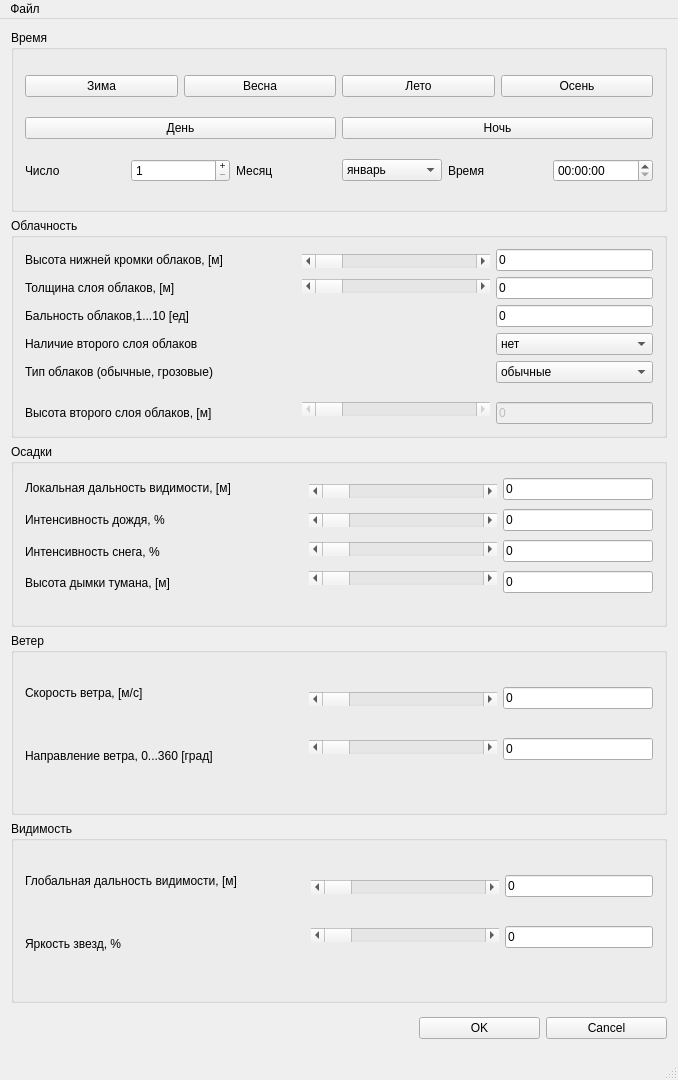
<?xml version="1.0" encoding="UTF-8"?>
<ui version="4.0">
 <class>meteoWindow</class>
 <widget class="QMainWindow" name="meteoWindow">
  <property name="windowModality">
   <enum>Qt::ApplicationModal</enum>
  </property>
  <property name="geometry">
   <rect>
    <x>0</x>
    <y>0</y>
    <width>678</width>
    <height>1080</height>
   </rect>
  </property>
  <property name="contextMenuPolicy">
   <enum>Qt::NoContextMenu</enum>
  </property>
  <property name="windowTitle">
   <string>Настройка условий окружающей обстановки</string>
  </property>
  <property name="layoutDirection">
   <enum>Qt::LeftToRight</enum>
  </property>
  <widget class="QWidget" name="centralWidget">
   <layout class="QVBoxLayout" name="verticalLayout_14">
    <item>
     <widget class="QGroupBox" name="mTimeGrB">
      <property name="minimumSize">
       <size>
        <width>0</width>
        <height>0</height>
       </size>
      </property>
      <property name="baseSize">
       <size>
        <width>0</width>
        <height>0</height>
       </size>
      </property>
      <property name="tabletTracking">
       <bool>false</bool>
      </property>
      <property name="contextMenuPolicy">
       <enum>Qt::NoContextMenu</enum>
      </property>
      <property name="acceptDrops">
       <bool>false</bool>
      </property>
      <property name="title">
       <string>Время</string>
      </property>
      <layout class="QVBoxLayout" name="verticalLayout_5">
       <item>
        <layout class="QHBoxLayout" name="horizontalLayout_5">
         <item>
          <widget class="QPushButton" name="mWinterPushB">
           <property name="text">
            <string>Зима</string>
           </property>
           <property name="checkable">
            <bool>true</bool>
           </property>
           <property name="checked">
            <bool>false</bool>
           </property>
          </widget>
         </item>
         <item>
          <widget class="QPushButton" name="mSpringPushB">
           <property name="text">
            <string>Весна</string>
           </property>
           <property name="checkable">
            <bool>true</bool>
           </property>
          </widget>
         </item>
         <item>
          <widget class="QPushButton" name="mSummerPushB">
           <property name="text">
            <string>Лето</string>
           </property>
           <property name="checkable">
            <bool>true</bool>
           </property>
          </widget>
         </item>
         <item>
          <widget class="QPushButton" name="mAutumnPushB">
           <property name="text">
            <string>Осень</string>
           </property>
           <property name="checkable">
            <bool>true</bool>
           </property>
          </widget>
         </item>
        </layout>
       </item>
       <item>
        <layout class="QHBoxLayout" name="horizontalLayout_7">
         <item>
          <widget class="QPushButton" name="mDayPushB">
           <property name="text">
            <string>День</string>
           </property>
           <property name="checkable">
            <bool>true</bool>
           </property>
          </widget>
         </item>
         <item>
          <widget class="QPushButton" name="mNightPushB">
           <property name="enabled">
            <bool>true</bool>
           </property>
           <property name="text">
            <string>Ночь</string>
           </property>
           <property name="checkable">
            <bool>true</bool>
           </property>
           <property name="checked">
            <bool>false</bool>
           </property>
           <property name="default">
            <bool>false</bool>
           </property>
          </widget>
         </item>
        </layout>
       </item>
       <item>
        <layout class="QHBoxLayout" name="horizontalLayout">
         <item>
          <widget class="QLabel" name="label_11">
           <property name="text">
            <string>Число</string>
           </property>
          </widget>
         </item>
         <item>
          <widget class="QSpinBox" name="day_spnB">
           <property name="baseSize">
            <size>
             <width>0</width>
             <height>1</height>
            </size>
           </property>
           <property name="cursor">
            <cursorShape>UpArrowCursor</cursorShape>
           </property>
           <property name="buttonSymbols">
            <enum>QAbstractSpinBox::PlusMinus</enum>
           </property>
           <property name="minimum">
            <number>1</number>
           </property>
           <property name="maximum">
            <number>31</number>
           </property>
          </widget>
         </item>
         <item>
          <widget class="QLabel" name="label_12">
           <property name="text">
            <string>Месяц</string>
           </property>
          </widget>
         </item>
         <item>
          <widget class="QComboBox" name="month_cmbB">
           <property name="currentText">
            <string notr="true">январь</string>
           </property>
           <property name="currentIndex">
            <number>1</number>
           </property>
           <property name="maxCount">
            <number>12</number>
           </property>
           <property name="insertPolicy">
            <enum>QComboBox::InsertBeforeCurrent</enum>
           </property>
           <item>
            <property name="text">
             <string>декабрь</string>
            </property>
           </item>
           <item>
            <property name="text">
             <string>январь</string>
            </property>
           </item>
           <item>
            <property name="text">
             <string>февраль</string>
            </property>
           </item>
           <item>
            <property name="text">
             <string>март</string>
            </property>
           </item>
           <item>
            <property name="text">
             <string>апрель</string>
            </property>
           </item>
           <item>
            <property name="text">
             <string>май</string>
            </property>
           </item>
           <item>
            <property name="text">
             <string>июнь</string>
            </property>
           </item>
           <item>
            <property name="text">
             <string>июль</string>
            </property>
           </item>
           <item>
            <property name="text">
             <string>август</string>
            </property>
           </item>
           <item>
            <property name="text">
             <string>сентябрь</string>
            </property>
           </item>
           <item>
            <property name="text">
             <string>октябрь</string>
            </property>
           </item>
           <item>
            <property name="text">
             <string>ноябрь</string>
            </property>
           </item>
          </widget>
         </item>
         <item>
          <widget class="QLabel" name="label_13">
           <property name="text">
            <string>Время</string>
           </property>
          </widget>
         </item>
         <item>
          <widget class="QTimeEdit" name="time_spnB">
           <property name="focusPolicy">
            <enum>Qt::ClickFocus</enum>
           </property>
           <property name="buttonSymbols">
            <enum>QAbstractSpinBox::UpDownArrows</enum>
           </property>
           <property name="currentSection">
            <enum>QDateTimeEdit::HourSection</enum>
           </property>
           <property name="calendarPopup">
            <bool>true</bool>
           </property>
           <property name="currentSectionIndex">
            <number>0</number>
           </property>
          </widget>
         </item>
        </layout>
       </item>
      </layout>
     </widget>
    </item>
    <item>
     <widget class="QGroupBox" name="mCloudGrB">
      <property name="title">
       <string>Облачность</string>
      </property>
      <layout class="QHBoxLayout" name="horizontalLayout_6">
       <item>
        <layout class="QVBoxLayout" name="verticalLayout_8">
         <item>
          <widget class="QLabel" name="label_3">
           <property name="minimumSize">
            <size>
             <width>271</width>
             <height>0</height>
            </size>
           </property>
           <property name="text">
            <string>Высота нижней кромки облаков, [м]</string>
           </property>
          </widget>
         </item>
         <item>
          <widget class="QLabel" name="label_4">
           <property name="text">
            <string>Толщина слоя облаков, [м]</string>
           </property>
          </widget>
         </item>
         <item>
          <widget class="QLabel" name="label_5">
           <property name="text">
            <string>Бальность облаков,1...10 [ед]</string>
           </property>
          </widget>
         </item>
         <item>
          <widget class="QLabel" name="label_9">
           <property name="text">
            <string>Наличие второго слоя облаков</string>
           </property>
          </widget>
         </item>
         <item>
          <widget class="QLabel" name="label_6">
           <property name="text">
            <string>Тип облаков (обычные, грозовые)</string>
           </property>
          </widget>
         </item>
         <item>
          <spacer name="horizontalSpacer_5">
           <property name="orientation">
            <enum>Qt::Horizontal</enum>
           </property>
           <property name="sizeType">
            <enum>QSizePolicy::Fixed</enum>
           </property>
           <property name="sizeHint" stdset="0">
            <size>
             <width>268</width>
             <height>13</height>
            </size>
           </property>
          </spacer>
         </item>
         <item>
          <widget class="QLabel" name="label_8">
           <property name="text">
            <string>Высота второго слоя облаков, [м]</string>
           </property>
          </widget>
         </item>
        </layout>
       </item>
       <item>
        <layout class="QVBoxLayout" name="verticalLayout_9">
         <item>
          <widget class="QScrollBar" name="cloudHeightScroll">
           <property name="baseSize">
            <size>
             <width>10</width>
             <height>0</height>
            </size>
           </property>
           <property name="cursor">
            <cursorShape>UpArrowCursor</cursorShape>
           </property>
           <property name="autoFillBackground">
            <bool>false</bool>
           </property>
           <property name="maximum">
            <number>2000</number>
           </property>
           <property name="singleStep">
            <number>10</number>
           </property>
           <property name="pageStep">
            <number>10</number>
           </property>
           <property name="orientation">
            <enum>Qt::Horizontal</enum>
           </property>
           <property name="invertedControls">
            <bool>false</bool>
           </property>
          </widget>
         </item>
         <item>
          <widget class="QScrollBar" name="cloudThickScroll">
           <property name="minimumSize">
            <size>
             <width>0</width>
             <height>3</height>
            </size>
           </property>
           <property name="cursor">
            <cursorShape>UpArrowCursor</cursorShape>
           </property>
           <property name="singleStep">
            <number>5</number>
           </property>
           <property name="orientation">
            <enum>Qt::Horizontal</enum>
           </property>
          </widget>
         </item>
         <item>
          <spacer name="verticalSpacer">
           <property name="orientation">
            <enum>Qt::Vertical</enum>
           </property>
           <property name="sizeType">
            <enum>QSizePolicy::Fixed</enum>
           </property>
           <property name="sizeHint" stdset="0">
            <size>
             <width>188</width>
             <height>98</height>
            </size>
           </property>
          </spacer>
         </item>
         <item>
          <widget class="QScrollBar" name="cloudSecLvlScroll">
           <property name="enabled">
            <bool>false</bool>
           </property>
           <property name="cursor">
            <cursorShape>UpArrowCursor</cursorShape>
           </property>
           <property name="maximum">
            <number>100</number>
           </property>
           <property name="orientation">
            <enum>Qt::Horizontal</enum>
           </property>
          </widget>
         </item>
        </layout>
       </item>
       <item>
        <layout class="QVBoxLayout" name="verticalLayout_10">
         <item>
          <widget class="QLineEdit" name="cloudBase_inp">
           <property name="text">
            <string>0</string>
           </property>
          </widget>
         </item>
         <item>
          <widget class="QLineEdit" name="cloudThick_inp">
           <property name="text">
            <string>0</string>
           </property>
          </widget>
         </item>
         <item>
          <widget class="QLineEdit" name="cloudSize_inp">
           <property name="text">
            <string>0</string>
           </property>
          </widget>
         </item>
         <item>
          <widget class="QComboBox" name="cloudsSecLay_cmbB">
           <item>
            <property name="text">
             <string>нет</string>
            </property>
           </item>
           <item>
            <property name="text">
             <string>да</string>
            </property>
           </item>
          </widget>
         </item>
         <item>
          <widget class="QComboBox" name="cloudsType_cmbB">
           <item>
            <property name="text">
             <string>обычные</string>
            </property>
           </item>
           <item>
            <property name="text">
             <string>грозовые</string>
            </property>
           </item>
          </widget>
         </item>
         <item>
          <spacer name="horizontalSpacer_9">
           <property name="orientation">
            <enum>Qt::Horizontal</enum>
           </property>
           <property name="sizeType">
            <enum>QSizePolicy::Fixed</enum>
           </property>
           <property name="sizeHint" stdset="0">
            <size>
             <width>100</width>
             <height>13</height>
            </size>
           </property>
          </spacer>
         </item>
         <item>
          <widget class="QLineEdit" name="cloudSecLayer_inp">
           <property name="enabled">
            <bool>false</bool>
           </property>
           <property name="cursor">
            <cursorShape>UpArrowCursor</cursorShape>
           </property>
           <property name="text">
            <string>0</string>
           </property>
          </widget>
         </item>
        </layout>
       </item>
      </layout>
     </widget>
    </item>
    <item>
     <widget class="QGroupBox" name="mPrecipationGrB">
      <property name="title">
       <string>Осадки</string>
      </property>
      <layout class="QHBoxLayout" name="horizontalLayout_3">
       <item>
        <layout class="QVBoxLayout" name="verticalLayout_2">
         <item>
          <widget class="QLabel" name="label_10">
           <property name="minimumSize">
            <size>
             <width>271</width>
             <height>0</height>
            </size>
           </property>
           <property name="text">
            <string>Локальная дальность видимости, [м]</string>
           </property>
          </widget>
         </item>
         <item>
          <widget class="QLabel" name="label_2">
           <property name="minimumSize">
            <size>
             <width>271</width>
             <height>0</height>
            </size>
           </property>
           <property name="text">
            <string>Интенсивность дождя, %</string>
           </property>
          </widget>
         </item>
         <item>
          <widget class="QLabel" name="label">
           <property name="text">
            <string>Интенсивность снега, %</string>
           </property>
          </widget>
         </item>
         <item>
          <widget class="QLabel" name="label_7">
           <property name="text">
            <string>Высота дымки тумана, [м]</string>
           </property>
          </widget>
         </item>
         <item>
          <spacer name="horizontalSpacer_12">
           <property name="orientation">
            <enum>Qt::Horizontal</enum>
           </property>
           <property name="sizeType">
            <enum>QSizePolicy::Fixed</enum>
           </property>
           <property name="sizeHint" stdset="0">
            <size>
             <width>278</width>
             <height>17</height>
            </size>
           </property>
          </spacer>
         </item>
        </layout>
       </item>
       <item>
        <layout class="QVBoxLayout" name="verticalLayout_7">
         <item>
          <widget class="QScrollBar" name="localVisScroll">
           <property name="baseSize">
            <size>
             <width>271</width>
             <height>0</height>
            </size>
           </property>
           <property name="cursor">
            <cursorShape>UpArrowCursor</cursorShape>
           </property>
           <property name="singleStep">
            <number>1</number>
           </property>
           <property name="orientation">
            <enum>Qt::Horizontal</enum>
           </property>
          </widget>
         </item>
         <item>
          <widget class="QScrollBar" name="rainScroll">
           <property name="cursor">
            <cursorShape>UpArrowCursor</cursorShape>
           </property>
           <property name="orientation">
            <enum>Qt::Horizontal</enum>
           </property>
          </widget>
         </item>
         <item>
          <widget class="QScrollBar" name="snowScroll">
           <property name="cursor">
            <cursorShape>UpArrowCursor</cursorShape>
           </property>
           <property name="orientation">
            <enum>Qt::Horizontal</enum>
           </property>
          </widget>
         </item>
         <item>
          <widget class="QScrollBar" name="mistScroll">
           <property name="cursor">
            <cursorShape>UpArrowCursor</cursorShape>
           </property>
           <property name="orientation">
            <enum>Qt::Horizontal</enum>
           </property>
          </widget>
         </item>
         <item>
          <spacer name="horizontalSpacer_8">
           <property name="orientation">
            <enum>Qt::Horizontal</enum>
           </property>
           <property name="sizeType">
            <enum>QSizePolicy::Fixed</enum>
           </property>
           <property name="sizeHint" stdset="0">
            <size>
             <width>188</width>
             <height>17</height>
            </size>
           </property>
          </spacer>
         </item>
        </layout>
       </item>
       <item>
        <layout class="QVBoxLayout" name="verticalLayout_4">
         <item>
          <widget class="QLineEdit" name="localVis_inp">
           <property name="minimumSize">
            <size>
             <width>0</width>
             <height>0</height>
            </size>
           </property>
           <property name="text">
            <string>0</string>
           </property>
          </widget>
         </item>
         <item>
          <widget class="QLineEdit" name="rain_inp">
           <property name="text">
            <string>0</string>
           </property>
          </widget>
         </item>
         <item>
          <widget class="QLineEdit" name="snow_inp">
           <property name="text">
            <string>0</string>
           </property>
          </widget>
         </item>
         <item>
          <widget class="QLineEdit" name="hmist_inp">
           <property name="text">
            <string>0</string>
           </property>
          </widget>
         </item>
         <item>
          <spacer name="horizontalSpacer_13">
           <property name="orientation">
            <enum>Qt::Horizontal</enum>
           </property>
           <property name="sizeType">
            <enum>QSizePolicy::Fixed</enum>
           </property>
           <property name="sizeHint" stdset="0">
            <size>
             <width>118</width>
             <height>17</height>
            </size>
           </property>
          </spacer>
         </item>
        </layout>
       </item>
      </layout>
     </widget>
    </item>
    <item>
     <widget class="QGroupBox" name="mWindGrB">
      <property name="title">
       <string>Ветер</string>
      </property>
      <layout class="QHBoxLayout" name="horizontalLayout_4">
       <item>
        <layout class="QVBoxLayout" name="verticalLayout_6">
         <item>
          <widget class="QLabel" name="label_21">
           <property name="text">
            <string>Скорость ветра, [м/с]</string>
           </property>
          </widget>
         </item>
         <item>
          <widget class="QLabel" name="label_22">
           <property name="text">
            <string>Направление ветра, 0...360 [град]</string>
           </property>
          </widget>
         </item>
         <item>
          <spacer name="horizontalSpacer_6">
           <property name="orientation">
            <enum>Qt::Horizontal</enum>
           </property>
           <property name="sizeType">
            <enum>QSizePolicy::Fixed</enum>
           </property>
           <property name="sizeHint" stdset="0">
            <size>
             <width>278</width>
             <height>17</height>
            </size>
           </property>
          </spacer>
         </item>
        </layout>
       </item>
       <item>
        <layout class="QVBoxLayout" name="verticalLayout_11">
         <item>
          <widget class="QScrollBar" name="windSpeedScroll">
           <property name="cursor">
            <cursorShape>UpArrowCursor</cursorShape>
           </property>
           <property name="orientation">
            <enum>Qt::Horizontal</enum>
           </property>
          </widget>
         </item>
         <item>
          <widget class="QScrollBar" name="windPsiScroll">
           <property name="cursor">
            <cursorShape>UpArrowCursor</cursorShape>
           </property>
           <property name="orientation">
            <enum>Qt::Horizontal</enum>
           </property>
          </widget>
         </item>
         <item>
          <spacer name="horizontalSpacer_7">
           <property name="orientation">
            <enum>Qt::Horizontal</enum>
           </property>
           <property name="sizeType">
            <enum>QSizePolicy::Fixed</enum>
           </property>
           <property name="sizeHint" stdset="0">
            <size>
             <width>188</width>
             <height>17</height>
            </size>
           </property>
          </spacer>
         </item>
        </layout>
       </item>
       <item>
        <layout class="QVBoxLayout" name="verticalLayout_13">
         <item>
          <widget class="QLineEdit" name="windSpeed_inp">
           <property name="text">
            <string>0</string>
           </property>
          </widget>
         </item>
         <item>
          <widget class="QLineEdit" name="windSpeedPsi_inp">
           <property name="text">
            <string>0</string>
           </property>
          </widget>
         </item>
         <item>
          <spacer name="horizontalSpacer_11">
           <property name="orientation">
            <enum>Qt::Horizontal</enum>
           </property>
           <property name="sizeType">
            <enum>QSizePolicy::Fixed</enum>
           </property>
           <property name="sizeHint" stdset="0">
            <size>
             <width>100</width>
             <height>17</height>
            </size>
           </property>
          </spacer>
         </item>
        </layout>
       </item>
      </layout>
     </widget>
    </item>
    <item>
     <widget class="QGroupBox" name="mSightGrB">
      <property name="title">
       <string>Видимость</string>
      </property>
      <layout class="QHBoxLayout" name="horizontalLayout_2">
       <item>
        <layout class="QVBoxLayout" name="verticalLayout">
         <item>
          <widget class="QLabel" name="label_25">
           <property name="text">
            <string>Глобальная дальность видимости, [м]</string>
           </property>
          </widget>
         </item>
         <item>
          <widget class="QLabel" name="label_26">
           <property name="text">
            <string>Яркость звезд, %</string>
           </property>
          </widget>
         </item>
         <item>
          <spacer name="horizontalSpacer_2">
           <property name="orientation">
            <enum>Qt::Horizontal</enum>
           </property>
           <property name="sizeType">
            <enum>QSizePolicy::Fixed</enum>
           </property>
           <property name="sizeHint" stdset="0">
            <size>
             <width>280</width>
             <height>17</height>
            </size>
           </property>
          </spacer>
         </item>
        </layout>
       </item>
       <item>
        <layout class="QVBoxLayout" name="verticalLayout_3">
         <item>
          <widget class="QScrollBar" name="visScroll">
           <property name="cursor">
            <cursorShape>UpArrowCursor</cursorShape>
           </property>
           <property name="orientation">
            <enum>Qt::Horizontal</enum>
           </property>
          </widget>
         </item>
         <item>
          <widget class="QScrollBar" name="starsBrightScroll">
           <property name="cursor">
            <cursorShape>UpArrowCursor</cursorShape>
           </property>
           <property name="orientation">
            <enum>Qt::Horizontal</enum>
           </property>
          </widget>
         </item>
         <item>
          <spacer name="horizontalSpacer_3">
           <property name="orientation">
            <enum>Qt::Horizontal</enum>
           </property>
           <property name="sizeType">
            <enum>QSizePolicy::Fixed</enum>
           </property>
           <property name="sizeHint" stdset="0">
            <size>
             <width>188</width>
             <height>17</height>
            </size>
           </property>
          </spacer>
         </item>
        </layout>
       </item>
       <item>
        <layout class="QVBoxLayout" name="verticalLayout_12">
         <item>
          <widget class="QLineEdit" name="visibility_inp">
           <property name="baseSize">
            <size>
             <width>0</width>
             <height>3</height>
            </size>
           </property>
           <property name="text">
            <string>0</string>
           </property>
          </widget>
         </item>
         <item>
          <widget class="QLineEdit" name="starsBright_inp">
           <property name="text">
            <string>0</string>
           </property>
          </widget>
         </item>
         <item>
          <spacer name="horizontalSpacer_10">
           <property name="orientation">
            <enum>Qt::Horizontal</enum>
           </property>
           <property name="sizeType">
            <enum>QSizePolicy::Fixed</enum>
           </property>
           <property name="sizeHint" stdset="0">
            <size>
             <width>128</width>
             <height>17</height>
            </size>
           </property>
          </spacer>
         </item>
        </layout>
       </item>
      </layout>
     </widget>
    </item>
    <item>
     <layout class="QHBoxLayout" name="horizontalLayout_8">
      <item>
       <spacer name="horizontalSpacer_4">
        <property name="orientation">
         <enum>Qt::Horizontal</enum>
        </property>
        <property name="sizeType">
         <enum>QSizePolicy::Fixed</enum>
        </property>
        <property name="sizeHint" stdset="0">
         <size>
          <width>408</width>
          <height>38</height>
         </size>
        </property>
       </spacer>
      </item>
      <item>
       <widget class="QPushButton" name="ok_pushb">
        <property name="text">
         <string>OK</string>
        </property>
       </widget>
      </item>
      <item>
       <widget class="QPushButton" name="CancelPB">
        <property name="text">
         <string>Cancel</string>
        </property>
       </widget>
      </item>
     </layout>
    </item>
   </layout>
  </widget>
  <widget class="QStatusBar" name="statusBar"/>
  <widget class="QMenuBar" name="menuBar">
   <property name="geometry">
    <rect>
     <x>0</x>
     <y>0</y>
     <width>678</width>
     <height>31</height>
    </rect>
   </property>
   <widget class="QMenu" name="menu">
    <property name="title">
     <string>Файл</string>
    </property>
    <addaction name="action"/>
    <addaction name="action_2"/>
    <addaction name="separator"/>
    <addaction name="action_4"/>
   </widget>
   <addaction name="menu"/>
  </widget>
  <action name="action">
   <property name="text">
    <string>Считать из текстового файла</string>
   </property>
   <property name="shortcut">
    <string>Ctrl+O</string>
   </property>
  </action>
  <action name="action_2">
   <property name="text">
    <string>Сохранить в текстовом файле</string>
   </property>
   <property name="shortcut">
    <string>Ctrl+S</string>
   </property>
  </action>
  <action name="action_4">
   <property name="text">
    <string>Выход</string>
   </property>
   <property name="shortcut">
    <string>Ctrl+E</string>
   </property>
  </action>
 </widget>
 <layoutdefault spacing="6" margin="11"/>
 <resources/>
 <connections/>
</ui>
